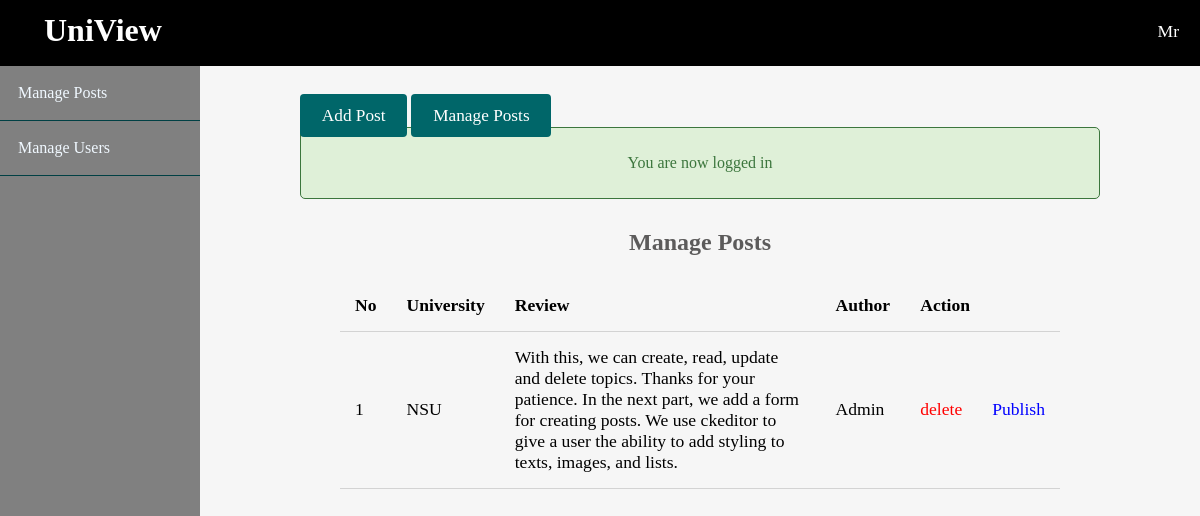
/admin/posts/index.php (signed in), run on the app's committed database.
### tables this page shows
CREATE TABLE `review` (
  `id` int(11) NOT NULL,
  `rev_name` varchar(50) NOT NULL,
  `uni_name` varchar(50) NOT NULL,
  `dept_name` varchar(50) NOT NULL,
  `details` longtext NOT NULL,
  `published` tinyint(1) DEFAULT 0
);

### admin/postfunc.php (called while the page is built, shortened)
<?php
include_once '../config.php';
function getAllReview()
{
    global $db;
        $sql = "SELECT * FROM review";
    $result = mysqli_query($db, $sql);
    $reviews = mysqli_fetch_all($result, MYSQLI_ASSOC);
    return $reviews;
}
?>

### admin/posts/index.php (the view)
<?php
include '../admheader.php';
include '../postfunc.php';
?>
            <?php
            $reviews = getAllReview();
            ?>
            <div class="admin-content">
                <div class="button-group">
                    <a href="../../review.php" class="btn btn-big">Add Post</a>
                    <a href="#" class="btn btn-big">Manage Posts</a>
                </div>
                <?php
                include '../message.php';
                ?>
                <div class="content">
                    <h2 class="page-title">Manage Posts</h2>
                    <?php if (empty($reviews)): ?>
                        <h1>No Reviews in the database.</h1>
                    <?php else: ?>
                    <table>
                        <thead>
                            <th>No</th>
                            <th>University</th>
                            <th>Review</th>
                            <th>Author</th>
                            <th colspan="3">Action</th>
                        </thead>
                        <tbody>
                        <?php $i=1; ?>
                        <?php foreach ($reviews as $key => $review): ?>
                            <tr>
                                <td><?php echo $i; ?></td>
                                <?php $i++; ?>
                                <td><?php echo $review['uni_name']; ?></td>
                                <td><?php echo $review['details']; ?></td>
                                <td><?php echo $review['rev_name']; ?></td>
                                <td><a href="index.php?delete-review=<?php echo $review['id'] ?>" class="delete">delete</a></td>
                                <?php if ($review['published'] == true): ?>
                                <td>    <a class="unpublish"
                                       href="index.php?unpublish=<?php echo $review['id']; ?>">Unpublish
                                    </a></td>
                                <?php else: ?>
                                   <td> <a class="publish"
                                       href="index.php?publish=<?php echo $review['id']; ?>">Publish
                                    </a>
                                   </td>
                                <?php endif ?>
                            </tr>
                        <?php endforeach ?>
                        </tbody>
                    </table>
                    <?php endif ?>
                </div>
            </div>
        </div>
    </body>
</html>

### css/style.css (style rules this page uses)
* { box-sizing: border-box }
html, body { height: 100%; padding: 0px; margin: 0px; background: #f6f6f6; font-family: 'Times new roman', serif; }
h1, h2, h3, h4, h5, h6 { font-family: 'Times new roman', serif; color: #5c5b5b; margin: 5px; }
a { text-decoration: none; color: inherit; }
.btn { padding: .5rem 1rem; background: #006669; color: white; border: 1px solid transparent; border-radius: .25rem; font-size: 1.08em; font-family: 'Lora', serif; }
.btn-big { padding: .7rem 1.3rem; line-height: 1.3rem; }
.content { width: 90%; margin: 30px auto 30px; }

### css/admin.css (style rules this page uses)
.admin-wrapper .admin-content { flex: 8; height: 100%; padding: 40px 100px 100px; overflow-y: scroll; }
.admin-content .page-title { text-align: center; margin-bottom: 1.5rem; }
table { width: 100%; border-collapse: collapse; font-size: 1.1rem; }
th, td { padding: 15px; text-align: left; border-bottom: 1px solid #d3d3d3; }
.delete { color: red; }
.publish { color: blue; }

### data on the page
review: uni_name "NSU", details "With this, we can create, read, update and delete topics. Thanks for your patience. In the next part, we add a form for creating posts. We use ckeditor to give a user the ability to add styling to texts, images, and lists.", rev_name "Admin"

### other printed values
$_SESSION['user']['first_name'] "Mr"
$_SESSION['message'] "You are now logged in"
